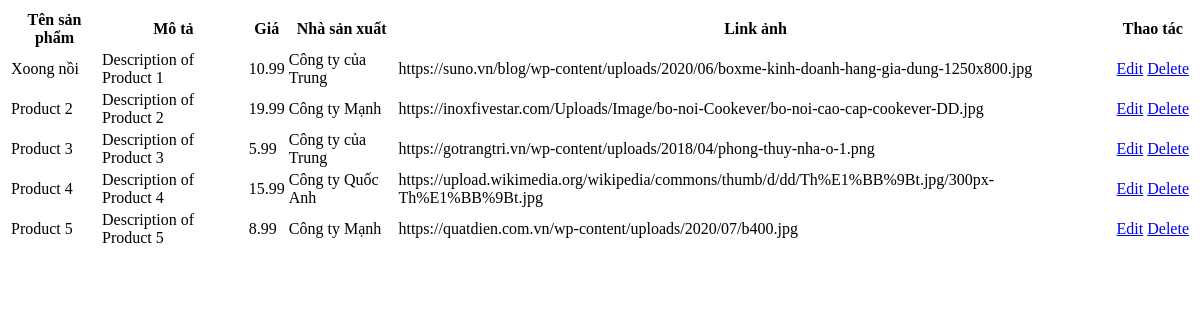
The app's page /adminProduct.php, older data.
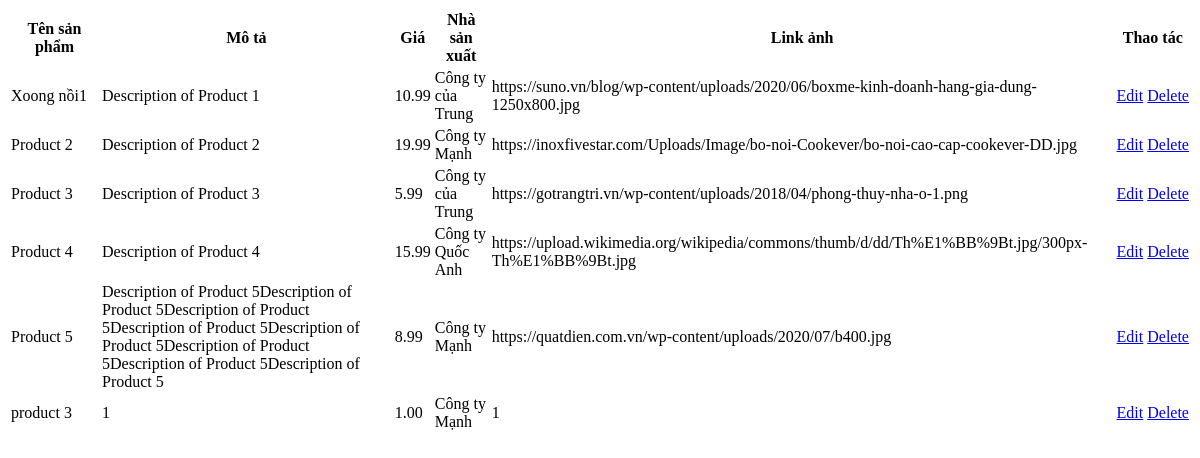
The same page, newer data.
### tables this page shows
CREATE TABLE `products` (
  `product_id` int(11) NOT NULL,
  `product_name` varchar(100) NOT NULL,
  `description` text DEFAULT NULL,
  `price` decimal(10,2) NOT NULL,
  `manufacturer_id` int(11) DEFAULT NULL,
  `image_url` varchar(255) DEFAULT NULL
);

CREATE TABLE `manufacturers` (
  `manufacturer_id` int(11) NOT NULL,
  `manufacturer_name` varchar(100) NOT NULL
);

### adminProduct.php (the view, shortened to what this page needs)
<!DOCTYPE html>
<html lang="en">
<head>
</head>
<body>
    <table id="customers">
        <tr>
            <th style="width: 87px;">Tên sản phẩm</th>
            <th>Mô tả</th>
            <th>Giá</th>
            <th>Nhà sản xuất</th>
            <th>Link ảnh</th>
            <th colspan="2">Thao tác</th>
        </tr>
        <?php
        include 'connection.php';
        $search_keyword = isset($_GET['search']) ? $_GET['search'] : '';
        if (isset($_GET['sortByASC']) === true && $_GET['sortByASC'] === 'ASC') {
            $query = "SELECT p.*, m.manufacturer_name
            FROM products p
            JOIN manufacturers m ON p.manufacturer_id = m.manufacturer_id ORDER BY price ASC";
        } else if (isset($_GET['sortByDESC']) === true && $_GET['sortByDESC'] === 'DESC') {
            $query = "SELECT p.*, m.manufacturer_name
            FROM products p
            JOIN manufacturers m ON p.manufacturer_id = m.manufacturer_id ORDER BY price DESC";
        } else if (isset($_GET['search']) === true && $_GET['search'] !== '') {
            $query = "SELECT p.*, m.manufacturer_name
            FROM products p
            JOIN manufacturers m ON p.manufacturer_id = m.manufacturer_id WHERE product_name LIKE '%$search_keyword%' ";
        } else {
            $query = "SELECT p.*, m.manufacturer_name
            FROM products p
            JOIN manufacturers m ON p.manufacturer_id = m.manufacturer_id ";
        }
        $result = mysqli_query($conn, $query);
        if (mysqli_num_rows($result) > 0) {
            while ($row = mysqli_fetch_assoc($result)) {
        ?>
                <tr>
                    <td> <?php echo $row["product_name"] ?></td>
                    <td> <?php echo $row["description"] ?></td>
                    <td> <?php echo $row["price"] ?></td>
                    <td> <?php echo $row["manufacturer_name"] ?></td>
                    <td> <?php echo $row["image_url"] ?></td>
                    <td><a href="editProduct.php?product_id=<?php echo $row['product_id']; ?>">Edit</a></td>
                    <td><a href="xulyxoasanpham.php?product_id=<?php echo $row['product_id']; ?>">Delete</a></td>
                </tr>
        <?php
            }
        } else {
            echo "Không có sản phẩm nào";
        }
        ?>
    </table>
</body>
</html>

Row changes from the older to the newer data that the page shows:
changed products "Description of Product 1": product_name "Xoong nồi" → "Xoong nồi1"
changed products "Product 5": description "Description of Product 5" → "Description of Product 5Description of Product 5Description of Product 5Description of Product 5Description of Product 5Description of Product 5Description of Product 5Description of Product 5"
added products: product_name "product 3", description "1", price "1.00", manufacturer.manufacturer_name "Công ty Mạnh", image_url "1"
